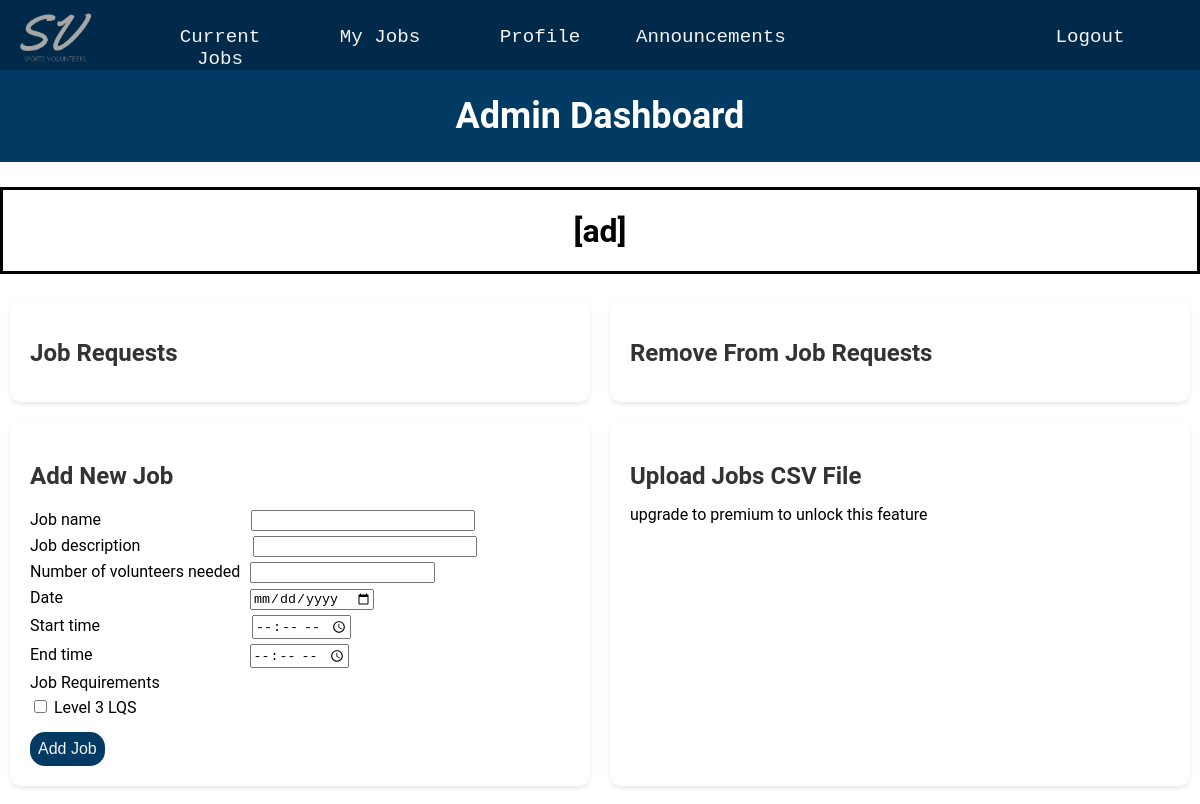
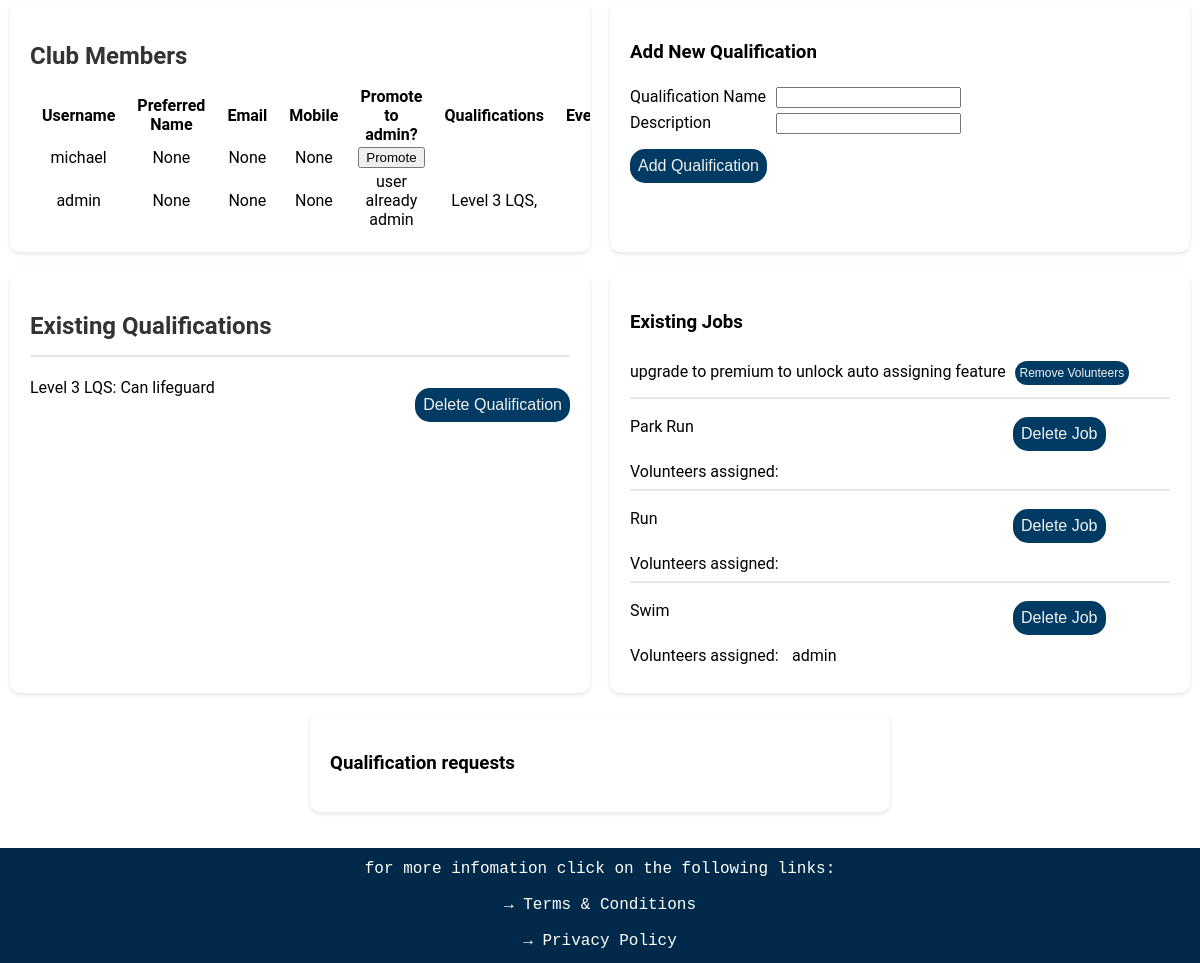
The page /admin on the database its author committed (2 pictures, top to bottom).
### website/databases.py (models this page shows, shortened)
class User(UserMixin, db.Model):
    __tablename__ = 'users'
    user_id = db.Column(db.Integer, primary_key=True, autoincrement=True)
    username = db.Column(db.String(16), index=True, unique=True)
    password_hash = db.Column(db.String(64))
    email = db.Column(db.String(30))
    mobile = db.Column(db.String(15))
    preferred_name = db.Column(db.String(15))
    dob = db.Column(db.String(11))
    address = db.Column(db.String(50))
    gender = db.Column(db.String(10))
    jobs_completed = db.Column(db.Integer)
    admin = db.Column(db.Boolean)
    details = db.Column(db.String(255))
    qualifications = db.relationship('Qualification', secondary=user_qualifications,
                                     backref=db.backref('users', lazy='subquery'))
    jobs = db.relationship('Jobs', secondary='user_job_link',
                           backref=db.backref('assigned_users', lazy='dynamic'))

class Qualification(UserMixin, db.Model):
    __tablename__ = 'qualification'
    qualifications_id = db.Column(db.Integer, primary_key=True, autoincrement=True)
    qualification_name = db.Column(db.String(300))
    qualification_description = db.Column(db.String(300))

class Jobs(UserMixin, db.Model):
    __tablename__ = 'jobs'
    job_id = db.Column(db.Integer, primary_key=True)
    job_name = db.Column(db.String(20))
    volunteers_needed = db.Column(db.Integer)
    volunteers_needed_left = db.Column(db.Integer)
    start_time = db.Column(db.String(20))
    end_time = db.Column(db.String(20))
    date = db.Column(db.String(20))
    job_description = db.Column(db.String(300))
    job_qualifications = db.relationship('Qualification', secondary=job_requirements,
                                         backref=db.backref('required_for_jobs', lazy='subquery'))

### website/routes.py (the view, shortened to what this page needs)
@app.route('/admin', methods=['GET', 'POST'])
def admin():
    users = User.query.order_by(desc(User.jobs_completed)).all()
    qualifications = Qualification.query.all()
    new_job_form = newJobForm()
    jobs = Jobs.query.all()
    user_job_link = UserJobLink.query.all()
    requests = Requests.query.join(User).order_by(User.jobs_completed).all()
    qualification_requests = QualificationRequests.query.join(User).all()
    remove_requests = RemoveRequests.query.join(User).order_by(User.jobs_completed).all()
    new_job_form.job_requirements.choices = [(q.qualifications_id, q.qualification_name) for q in qualifications]
    qualification_form = QualificationForm()
    return render_template('admin.html', users=users, new_job_form=new_job_form, qualification_form=qualification_form,
                           qualifications=qualifications, requests = requests, remove_requests = remove_requests,
                           jobs = jobs, user_job_link = user_job_link, all_users = User,
                           prescription_level = prescription_level, qualification_requests = qualification_requests)

### website/forms.py
class newJobForm(FlaskForm):
    job_name = StringField('Job name', validators=[input_required()])
    job_description = StringField('Job description', validators=[input_required()])
    volunteers_needed = IntegerField('Number of volunteers needed', validators=[input_required(), NumberRange(min=0)])
    start_time = TimeField('Start time', validators=[input_required()])
    end_time = TimeField('End time', validators=[input_required()])
    date = DateField('Date', validators=[input_required()], format='%Y-%m-%d')
    job_requirements = MultiCheckboxField('Job Requirements', coerce=int)
    submit = SubmitField('Add Job')

class QualificationForm(FlaskForm):
    qualification_name = StringField('Qualification Name', validators=[input_required()])
    qualification_description = StringField('Description', validators=[input_required()])
    submit = SubmitField('Add Qualification')

### website/templates/admin.html (shortened to what this page needs)
{% extends "layout.html" %}
{% block page_content %}
<div class="p-title-box">
    <h1 class = 'profile-title'>Admin Dashboard</h1>
</div>
{% if prescription_level == 'free' %}
<div class="ad_top">
    <h1 class='ad_text'>[ad]</h1>
</div>
{% endif %}
<div class="admin-container">
    <div class="admin-box admin-scrollable-box">
        <h2>Job Requests</h2>
    </div>
    <div class="admin-box admin-scrollable-box">
        <h2>Remove From Job Requests</h2>
    </div>
    <div class="admin-box">
        <h2>Add New Job</h2>
        <div class="admin-new-job">
        <form action="" method="POST">
            <div>
                {{ new_job_form.job_name.label }} {{ new_job_form.job_name(class="admin-new-job-name") }}
            </div>
            <div>
                {{ new_job_form.job_description.label }} {{ new_job_form.job_description(class="admin-new-job-desc") }}
            </div>
            <div>
                {{ new_job_form.volunteers_needed.label }} {{ new_job_form.volunteers_needed(class="admin-new-job-vol") }}
            </div>
            <div>
                {{ new_job_form.date.label }} {{ new_job_form.date(class="admin-new-job-date") }}
            </div>
            <div>
                {{ new_job_form.start_time.label }} {{ new_job_form.start_time(class="admin-new-job-stime") }}
            </div>
            <div>
                {{ new_job_form.end_time.label }} {{ new_job_form.end_time(class="admin-new-job-etime") }}
            </div>
            <div>
                {{ new_job_form.job_requirements.label }}
                {% for subfield in new_job_form.job_requirements %}
                <div>
                    {{ subfield }} {{ subfield.label }}
                </div>
                {% endfor %}
            </div>
            <div>
                {{ new_job_form.submit(class='admin-button') }}
            </div>
        </form>
        </div>
    </div>
    <div class="admin-box">
        <h2>Upload Jobs CSV File</h2>
        {% if prescription_level == 'free' %}
        upgrade to premium to unlock this feature
        {% endif %}
    </div>
    <div class="admin-box admin-scrollable-box">
        <h2>Club Members</h2>
        <table class="admin-club-member">
            <thead class="admin-club-table">
                <tr>
                    <th>Username</th>
                    <th>Preferred Name</th>
                    <th>Email</th>
                    <th>Mobile</th>
                    <th>Promote to admin?</th>
                    <th>Qualifications</th>
                    <th>Events</th>
                </tr>
            </thead>
            <tbody>
            {% for user in users %}
            <tr>
                <td>{{ user.username }}</td>
                <td>{{ user.preferred_name }}</td>
                <td>{{ user.email }}</td>
                <td>{{ user.mobile }}</td>
                {% if not user.admin %}
                <td>
                    <div>
                        <form method="post" onclick="return confirm('Are you sure you want to promote user to an admin?');">
                            <input type="submit" value="Promote" class="class='admin-button'">
                        </form>
                    </div>
                </td>
                {% else %}
                <td>user already admin</td>
                {% endif %}
                <td>{% for qualification in user.qualifications %}
                    {{ qualification.qualification_name }},
                    {% endfor %}
                </td>
                <td>{{ user.events }}</td>
            </tr>
            {% endfor %}
            </tbody>
        </table>
    </div>
    <div class="admin-box">
        <h3>Add New Qualification</h3>
        <form action="" method="POST">
            <div class="admin-new-qual">
                <div>
                    {{ qualification_form.qualification_name.label }} {{ qualification_form.qualification_name(class="admin-new-qual-name") }}
                </div>
                <div>
                    {{ qualification_form.qualification_description.label }} {{ qualification_form.qualification_description(class="admin-new-qualdesc") }}
                </div>
                <div>
                    {{ qualification_form.submit(class='admin-button') }}
                </div>
            </div>
        </form>
    </div>
    <div class="admin-box admin-scrollable-box">
        <h2>Existing Qualifications</h2>
        {% for qualification in qualifications %}
        <div class="admin-qual">
        <hr>
        <div>
            <p>{{ qualification.qualification_name }}: {{ qualification.qualification_description }}</p>
            <div>
                <form method = "post" action="{{ url_for('delete_qualification', qualifications_id=qualification.qualifications_id) }}" onclick="return confirm('Are you sure you want to delete this qualification?');">
                    <input type = "submit" value = "Delete Qualification" class='admin-button'>
                </form>
            </div>
        </div>
        </div>
        {% endfor %}
    </div>
    <div class="admin-box admin-scrollable-box">
        <h3>Existing Jobs</h3>
        {% if prescription_level == 'free' %}
        upgrade to premium to unlock auto assigning feature
        {% endif %}
        <button class='remove-volunteer-button' onclick="showRemoveButtons()">Remove Volunteers</button>
        {% for job in jobs %}
            <div class="admin-jobs">
                <hr>
                <div>
                    <p>{{ job.job_name }}</p>
                    <div>
                        <form method = "post" action="{{ url_for('delete_job', job_id=job.job_id) }}" onclick="return confirm('Are you sure you want to delete this job?');">
                            <input type = "submit" value = "Delete Job" class='admin-button'>
                        </form>
                    </div>
                </div>
                <div class='volunteers-assigned-flex'>
                    <div class='volunteers-assigned-item'>Volunteers assigned:</div>
                    <div class='volunteers-assigned-item column'>
                    {% for user_job in user_job_link %}
                        {% if user_job.job_id == job.job_id %}
                            <div class='volunteers-delete-item'>
                                {{ all_users.query.filter_by(user_id = user_job.user_id).first().username }}
                            </div>
                        {% endif %}
                    {% endfor %}
                    </div>
                </div>
            </div>
            {% endfor %}
    </div>
    <div class="admin-box admin-scrollable-box">
        <h3>Qualification requests</h3>
    </div>
</div>
{% endblock %}

### website/static/styles.css (style rules this page uses)
.profile-title, .timetable-title { text-align: center; font-size: 3vw; color: white; }
.p-title-box, .timetable-title-box { background-color: #013A63; padding: 1px; margin-bottom: 25px; }
.admin-container { display: flex; flex-wrap: wrap; justify-content: space-around; margin-top: 20px; }
.admin-box { background-color: #ffffff; border-radius: 10px; box-shadow: 0 2px 4px rgba(0,0,0,0.1); width: 45%; margin-bottom: 20px; padding: 20px; }
.admin-button { display: block; margin-top: 10px; font-size: 2vh; background-color: #013A63; color: #F2F2F2; border: none; outline: none; cursor: pointer; padding: 0.5rem; border-radius: 15px; }
.admin-scrollable-box { max-height: 400px; overflow: auto; }
.admin-box h2 { color: #333; margin-bottom: 15px; }
.admin-new-job div, .admin-new-qual div { padding-top:5px; }
.admin-new-job-name, .admin-new-job-desc { width: 40%; margin-left:146px; max-width:40%; }
.admin-new-job-desc { margin-left:109px; }
.admin-new-job-vol, .admin-new-qual-name { margin-left: 6px; }
.admin-new-job-stime { margin-left:148px; }
.admin-new-job-etime { margin-left:153px; }
.admin-new-job-date { margin-left:183px; }
.admin-club-member tr:nth-child(n+1) { text-align: center; }
.admin-club-member div { display: inline-block; }
.admin-club-table th { padding:0px 10px; }
.admin-new-qualdesc { margin-left: 61px; }
.admin-qual hr, .admin-jobs hr { border: 0.1px solid #e8e8e8; }
.admin-qual p, .admin-jobs p { width: 80%; word-wrap: break-word; margin-top:10px; }
.admin-jobs p { width: 70%; }
.admin-qual div, .admin-jobs div { display: flex; }
.admin-qual div:nth-last-child(-n+1), .admin-jobs div:nth-child(3) { justify-content: flex-end; margin-top:7px; padding-top:3px; }
.admin-jobs form:nth-last-child(-n+1) { margin-left:5px; }
.volunteers-assigned-flex { display: flex; max-width: 60%; }
.volunteers-assigned-item { flex: 50%; }
.column { flex-direction: column; }
.volunteers-delete-item { flex: 50%; margin-bottom: 0.5rem; }
.remove-volunteer-button { display: inline-block; margin: 10px 0 4px 5px; font-size: 1vw; background-color: #013A63; color: #F2F2F2; border: none; outline: none; cursor: pointer; border-radius: 15px; padding: 0.3rem; }
.ad_top { background-color: white; margin-bottom: 25px; text-align: center; border-style: solid; }

### rows shown on the page
User: username "michael", preferred_name "None", email "None", mobile "None"
User: username "admin", preferred_name "None", email "None", mobile "None", admin "user already admin", query.filter_by "admin"
Qualification: qualification_name "Level 3 LQS", qualification_description "Can lifeguard"
Jobs: job_name "Park Run"
Jobs: job_name "Run"
Jobs: job_name "Swim"

### other values the page prints
{{ new_job_form.job_name.label }} "Job name"
{{ new_job_form.job_description.label }} "Job description"
{{ new_job_form.volunteers_needed.label }} "Number of volunteers needed"
{{ new_job_form.date.label }} "Date"
{{ new_job_form.start_time.label }} "Start time"
{{ new_job_form.end_time.label }} "End time"
{{ new_job_form.job_requirements.label }} "Job Requirements"
{{ subfield.label }} "Level 3 LQS"
{{ qualification_form.qualification_name.label }} "Qualification Name"
{{ qualification_form.qualification_description.label }} "Description"
